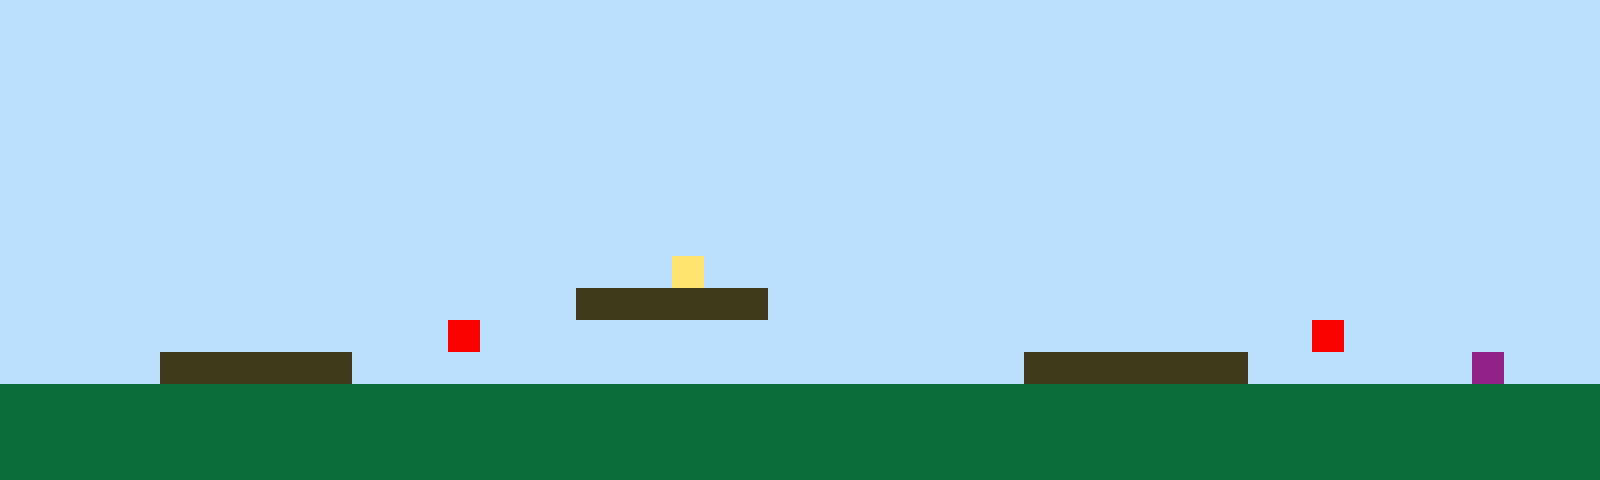

This is a level from a 2D game, rendered from its Tiled map with the project's own tilesets. A one-line summary and the complete map file follow:
An orthogonal 50x15 tile map with 32x32 px tiles, 1 tile layer (Tile Layer 1).

<map version="1.10" tiledversion="1.11.2" orientation="orthogonal" renderorder="right-up" width="50" height="15" tilewidth="32" tileheight="32" infinite="0" nextlayerid="2" nextobjectid="1"><editorsettings><export target="map1.csv" format="csv" /></editorsettings><tileset firstgid="1" name="sprites" tilewidth="32" tileheight="32" tilecount="6" columns="3"><image source="sprites.png" width="96" height="64" /></tileset><layer id="1" name="Tile Layer 1" width="50" height="15"><data encoding="csv">1,1,1,1,1,1,1,1,1,1,1,1,1,1,1,1,1,1,1,1,1,1,1,1,1,1,1,1,1,1,1,1,1,1,1,1,1,1,1,1,1,1,1,1,1,1,1,1,1,1,1,1,1,1,1,1,1,1,1,1,1,1,1,1,1,1,1,1,1,1,1,1,1,1,1,1,1,1,1,1,1,1,1,1,1,1,1,1,1,1,1,1,1,1,1,1,1,1,1,1,1,1,1,1,1,1,1,1,1,1,1,1,1,1,1,1,1,1,1,1,1,1,1,1,1,1,1,1,1,1,1,1,1,1,1,1,1,1,1,1,1,1,1,1,1,1,1,1,1,1,1,1,1,1,1,1,1,1,1,1,1,1,1,1,1,1,1,1,1,1,1,1,1,1,1,1,1,1,1,1,1,1,1,1,1,1,1,1,1,1,1,1,1,1,1,1,1,1,1,1,1,1,1,1,1,1,1,1,1,1,1,1,1,1,1,1,1,1,1,1,1,1,1,1,1,1,1,1,1,1,1,1,1,1,1,1,1,1,1,1,1,1,1,1,1,1,1,1,1,1,1,1,1,1,1,1,1,1,1,1,1,1,1,1,1,1,1,1,1,1,1,1,1,1,1,1,1,1,1,1,1,1,1,1,1,1,1,1,1,1,1,1,1,1,1,1,1,1,1,1,1,1,1,1,1,1,1,1,1,1,1,1,1,1,1,1,1,1,1,1,1,1,1,1,1,1,1,1,1,1,1,1,1,1,1,1,1,1,1,1,1,1,1,1,1,1,1,1,1,1,1,1,1,1,1,1,1,1,1,1,1,1,1,1,1,1,1,1,1,1,1,1,1,1,1,1,1,1,1,1,1,1,1,1,1,1,1,1,1,1,1,1,1,1,1,1,1,1,1,1,1,1,1,1,1,1,1,1,1,1,1,1,1,1,1,1,1,1,1,1,1,4,1,1,1,1,1,1,1,1,1,1,1,1,1,1,1,1,1,1,1,1,1,1,1,1,1,1,1,1,1,1,1,1,1,1,1,1,1,1,1,1,1,1,1,1,1,1,3,3,3,3,3,3,1,1,1,1,1,1,1,1,1,1,1,1,1,1,1,1,1,1,1,1,1,1,1,1,1,1,1,1,1,1,1,1,1,1,1,1,1,1,1,1,5,1,1,1,1,1,1,1,1,1,1,1,1,1,1,1,1,1,1,1,1,1,1,1,1,1,1,5,1,1,1,1,1,1,1,1,1,1,1,1,1,3,3,3,3,3,3,1,1,1,1,1,1,1,1,1,1,1,1,1,1,1,1,1,1,1,1,1,3,3,3,3,3,3,3,1,1,1,1,1,1,1,6,1,1,1,2,2,2,2,2,2,2,2,2,2,2,2,2,2,2,2,2,2,2,2,2,2,2,2,2,2,2,2,2,2,2,2,2,2,2,2,2,2,2,2,2,2,2,2,2,2,2,2,2,2,2,2,2,2,2,2,2,2,2,2,2,2,2,2,2,2,2,2,2,2,2,2,2,2,2,2,2,2,2,2,2,2,2,2,2,2,2,2,2,2,2,2,2,2,2,2,2,2,2,2,2,2,2,2,2,2,2,2,2,2,2,2,2,2,2,2,2,2,2,2,2,2,2,2,2,2,2,2,2,2,2,2,2,2,2,2,2,2,2,2,2,2,2,2,2,2,2,2,2,2</data></layer></map>
